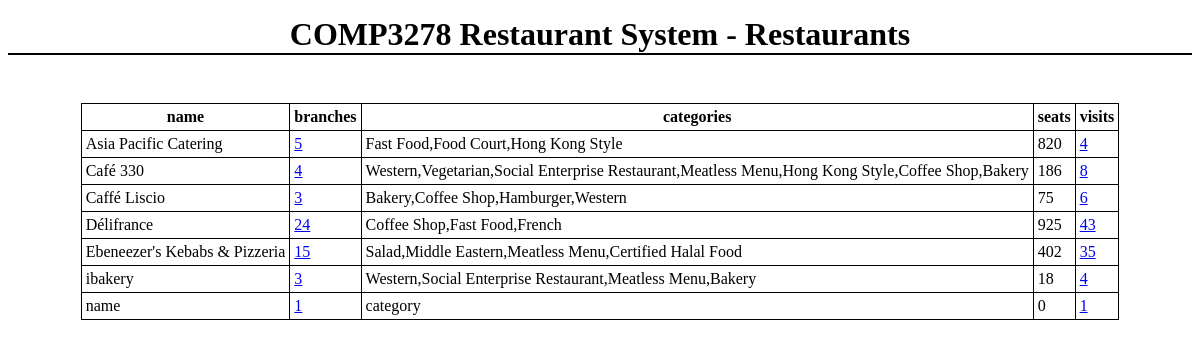
The page /restaurants.php on the database its author committed.
### tables this page shows
CREATE TABLE IF NOT EXISTS `restaurants` (
  `restaurant_id` int(11) NOT NULL DEFAULT '0',
  `name` varchar(80) NOT NULL,
  PRIMARY KEY (`restaurant_id`)
);

### restaurants.php (the view, shortened to what this page needs)
<!doctype html>
<html>
  <head>
  </head>
  <body>
    <h1>COMP3278 Restaurant System - Restaurants</h1>
    <?php
    try {
      $mysqli = new mysqli( $db_config['host'],
                      $db_config['user'],
                      $db_config['pass'],
                      $db_config['name'] );
      $mysqli->set_charset( 'utf8' );
	$stmt = $mysqli->prepare( 'SELECT R.restaurant_id, R.name, count(*) AS branches, RC.category AS categories, S.sum AS seats , V.visits
FROM restaurants R, branches B, (
    SELECT restaurant_id, GROUP_CONCAT( RC.category ) AS category
	FROM restaurants_categories RC
	GROUP BY restaurant_id)
RC,(
    SELECT  restaurant_id , SUM(seats) AS sum
	FROM  branches
	GROUP BY  restaurant_id)
S,(
    SELECT  restaurant_id , COUNT( * ) AS visits
FROM  visits
GROUP BY  restaurant_id)
V
WHERE R.restaurant_id = B.restaurant_id AND R.restaurant_id=RC.restaurant_id AND
R.restaurant_id=S.restaurant_id AND
R.restaurant_id=V.restaurant_id
GROUP BY  R.restaurant_id
ORDER BY R.name' );
	$stmt->bind_result($id, $name, $braches, $categories, $seats, $visits);
	$stmt->execute();
	echo '<table><tr><th>name</th><th>branches</th><th>categories</th><th>seats</th><th>visits</th></tr>';
	while ($stmt->fetch()) {
	echo "<tr><td>$name</td><td><a href='./branches.php?restaurant=$id'>$braches</a></td><td>$categories</td><td>$seats</td><td><a href='./visits.php?restaurant=$id'>$visits</a></td></tr>";
	}
	echo '</table>';
    } catch ( Exception $e ) {
      echo $e->getMessage();
    }
  ?>
  </body>
</html>

### restaurants.php (style rules this page uses)
h1:first-child { margin: 0.5em 0 1.5em; border-bottom: 2px solid black; }
h1, h2 { text-align: center; }
table { border-collapse: collapse; margin: 0 auto; }
th, td { border: 1px solid black; padding: 0.25em; }

### rows shown on the page
restaurants: name "Asia Pacific Catering", braches "5", categories "Fast Food,Food Court,Hong Kong Style", seats "820", visits "4"
restaurants: name "Café 330", braches "4", categories "Western,Vegetarian,Social Enterprise Restaurant,Meatless Menu,Hong Kong Style,Coffee Shop,Bakery", seats "186", visits "8"
restaurants: name "Caffé Liscio", braches "3", categories "Bakery,Coffee Shop,Hamburger,Western", seats "75", visits "6"
restaurants: name "Délifrance", braches "24", categories "Coffee Shop,Fast Food,French", seats "925", visits "43"
restaurants: name "Ebeneezer's Kebabs & Pizzeria", braches "15", categories "Salad,Middle Eastern,Meatless Menu,Certified Halal Food", seats "402", visits "35"
restaurants: name "ibakery", braches "3", categories "Western,Social Enterprise Restaurant,Meatless Menu,Bakery", seats "18", visits "4"
restaurants: name "name", braches "1", categories "category", seats "0", visits "1"
